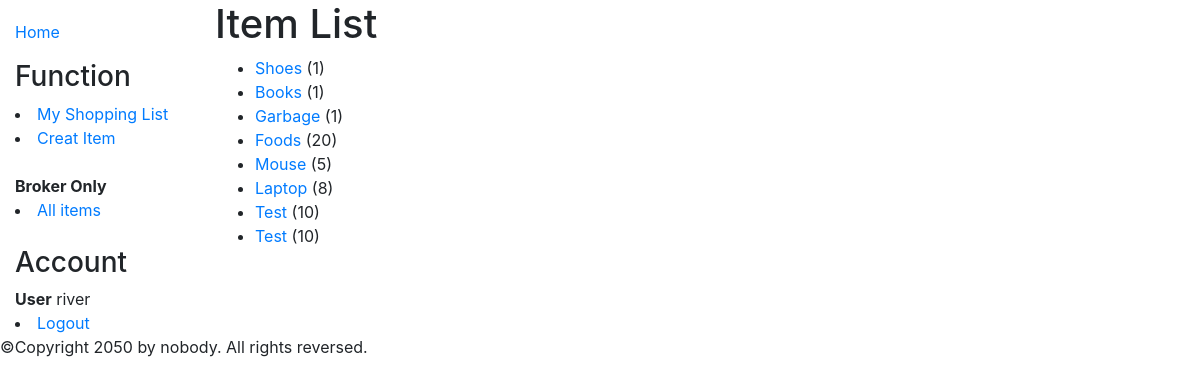
Page /shoppinglist/items/ (signed in) on the committed database.
### shoppinglist/models.py (models this page shows, shortened)
class Item(models.Model):
    title = models.CharField(max_length=200)
    amount = models.IntegerField(help_text='Enter what amount of this item would you like to buy.')
    summary = models.TextField(max_length=1000, help_text='Enter a brief description of the item.')
    buyer = models.ForeignKey(User, on_delete=models.SET_NULL, null=True, blank=True)
    def get_absolute_url(self):
        return reverse('item-detail', args=[str(self.id)])
    class Meta:
        permissions = (("can_read_all_item", "can_change_all_item"),)

### shoppinglist/views.py (the view)
# urls.py: path('items/', views.ItemListView.as_view(), name='items'),
class ItemListView(PermissionRequiredMixin, generic.ListView):
    permission_required = 'shoppinglist.can_read_all_item'
    model = Item
    paginate_by = 10

### shoppinglist/templates/shoppinglist/item_list.html
{% extends "base_generic.html" %}
{% block content %}
  <h1>Item List</h1>
  {% if item_list %}
  <ul>
    {% for item in item_list %}
      <li>
        <a href="{{ item.get_absolute_url }}">{{ item.title }}</a> ({{ item.amount }})
      </li>
    {% endfor %}
  </ul>
  {% else %}
    <p>There are no items in the lists.</p>
  {% endif %}
{% endblock %}

### shoppinglist/templates/base_generic.html (shortened to what this page needs)
<!DOCTYPE html>
<html lang="en">
<head>
  <link rel="stylesheet" href="https://cdn.jsdelivr.net/npm/bootstrap@4.5.3/dist/css/bootstrap.min.css">
  {% load static %}
  <link rel="stylesheet" href="{% static 'css/styles.css' %}">
</head>
<body>
  <div class="container-fluid">
    <div class="row">
      <div class="col-sm-2">
      {% block sidebar %}
        <ul class="sidebar-nav">
          <li><a href="{% url 'index' %}">Home</a></li>
        </ul>
        {% if user.is_authenticated %}
          <h3>Function</h3>
            <li><a href="{% url 'my-shopping-list' %}">My Shopping List</a></li>
            <li><a href="{% url 'item-create' %}">Creat Item</a></li>
            {% if perms.shoppinglist.can_read_all_item %}
            <br>
            <div><strong>Broker Only</strong></div>
              <li><a href="{% url 'items' %}">All items</a></li>
            {% endif %}
          <br>
          <div><h3>Account</h3></div>
            <div><strong>User</strong> {{ user.get_username }}</div>
            <li><a href="{% url 'logout'%}?next={{request.path}}">Logout</a></li>
        {% else %}
          <li><a href="{% url 'login'%}?next={{request.path}}">Login</a></li>
          <li><a href="{% url 'register'%}?next={{request.path}}">Sign Up</a></li>
        {% endif %}
      {% endblock %}
      </div>
      <div class="col-sm-10 ">{% block content %}{% endblock %}
      </div>
    </div>
  </div>
  <footer>
    <p>©Copyright 2050 by nobody. All rights reversed.</p>
  </footer>
</body>
</html>

### shoppinglist/static/css/styles.css (style rules this page uses)
.sidebar-nav { margin-top: 20px; padding: 0; list-style: none; }

### rows in the picture
Item: title "Shoes", amount "1"
Item: title "Books", amount "1"
Item: title "Garbage", amount "1"
Item: title "Foods", amount "20"
Item: title "Mouse", amount "5"
Item: title "Laptop", amount "8"
Item: title "Test", amount "10"
Item: title "Test", amount "10"

### other values in the picture
{{ user.get_username }} "river"
